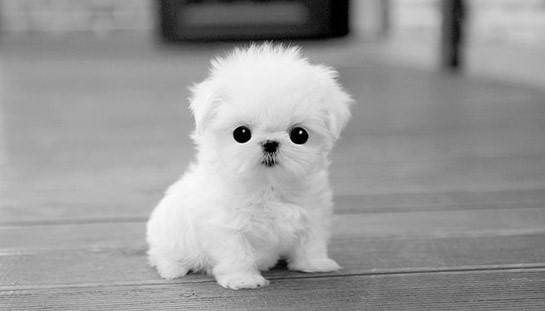
#> input picture dog.jpg, 545 x 311 px
$ jupyter execute chap122.ipynb
#> lines starting #> are read from the running program, lines starting #| are printed output that depends on the picture
[cell 1]
import cv2
import numpy as np
from matplotlib import pyplot as plt
BLUE = [255,0,0]
img1 = cv2.imread('dog.jpg')
#> img1 is the input picture: shape (311, 545, 3); min 0, max 251, mean 154.8
replicate = cv2.copyMakeBorder(img1,10,10,10,10,cv2.BORDER_REPLICATE)
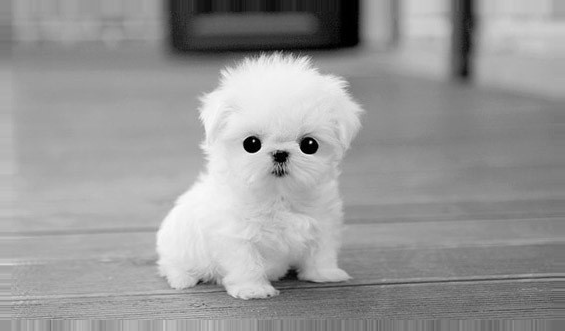
#> replicate: shape (331, 565, 3); min 0, max 251, mean 153.1
reflect = cv2.copyMakeBorder(img1,10,10,10,10,cv2.BORDER_REFLECT)
reflect101 = cv2.copyMakeBorder(img1,10,10,10,10,cv2.BORDER_REFLECT_101)
wrap = cv2.copyMakeBorder(img1,10,10,10,10,cv2.BORDER_WRAP)
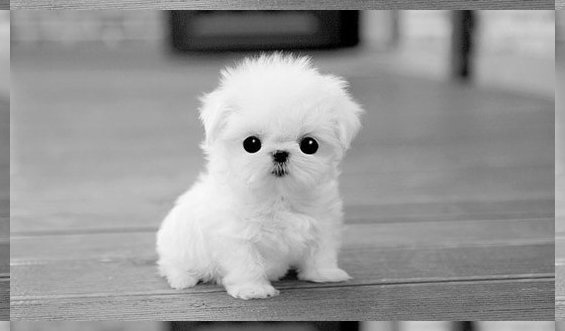
#> wrap: shape (331, 565, 3); min 0, max 251, mean 153.2
constant= cv2.copyMakeBorder(img1,10,10,10,10,cv2.BORDER_CONSTANT,value=BLUE)
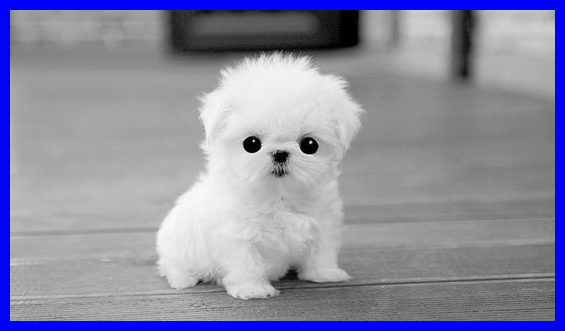
#> constant: shape (331, 565, 3); mean B, G, R 164.2, 140.3, 140.3
plt.subplot(231),plt.imshow(img1,'gray'),plt.title('ORIGINAL')
plt.subplot(232),plt.imshow(replicate,'gray'),plt.title('REPLICATE')
plt.subplot(233),plt.imshow(reflect,'gray'),plt.title('REFLECT')
plt.subplot(234),plt.imshow(reflect101,'gray'),plt.title('REFLECT_101')
plt.subplot(235),plt.imshow(wrap,'gray'),plt.title('WRAP')
plt.subplot(236),plt.imshow(constant,'gray'),plt.title('CONSTANT')
plt.show()
#> figure, not shown here; B, G, R data is drawn as R, G, B
